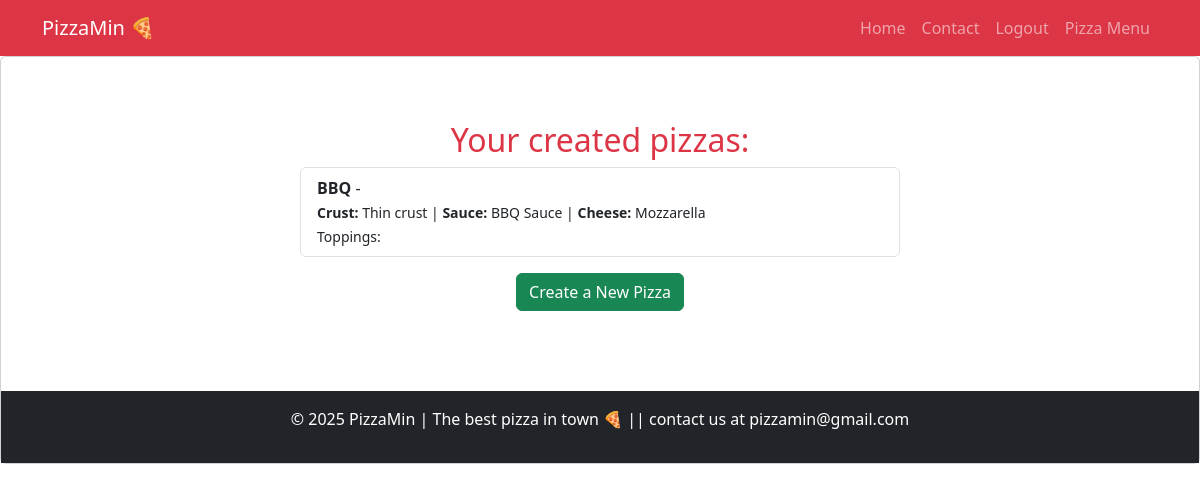
/pizzas/ (signed in), run on an earlier commit of the app's database.
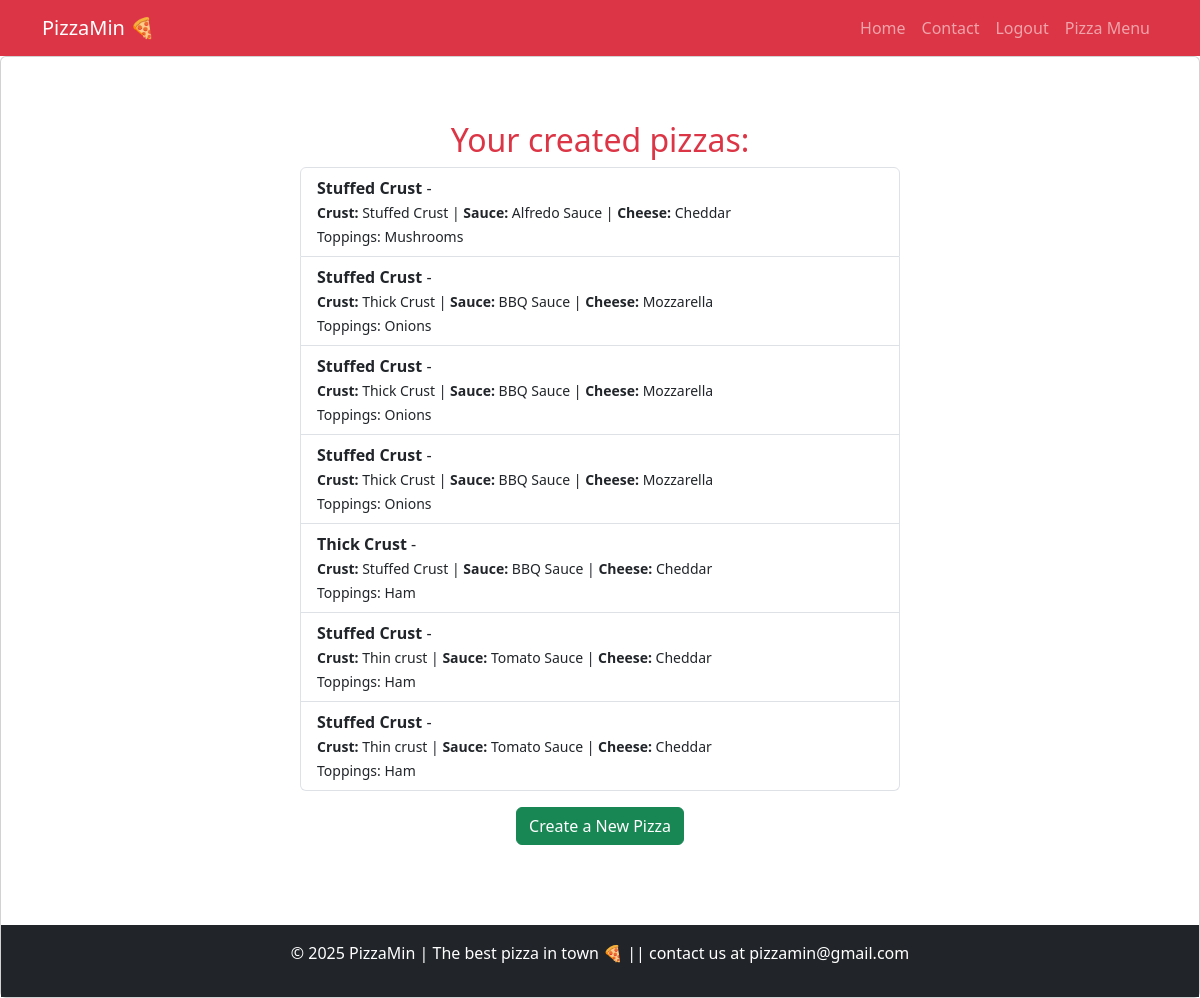
And on a later commit of the database.
### pizzaApp/models.py (models this page shows, shortened)
class Pizza(models.Model):
    name = models.CharField(max_length=100)
    size = models.ForeignKey(Size, on_delete=models.CASCADE)
    crust = models.ForeignKey(Crust, on_delete=models.CASCADE)
    sauce = models.ForeignKey(Sauce, on_delete=models.CASCADE)
    cheese = models.ForeignKey(Cheese, on_delete=models.CASCADE)
    toppings = models.ManyToManyField(Topping)
    created_by = models.ForeignKey(User, on_delete=models.CASCADE)
    created_at = models.DateTimeField(auto_now_add=True)

class Crust(models.Model):
    name = models.CharField(max_length=20, unique=True)
    def __str__(self):
        return self.name

class Sauce(models.Model):
    name = models.CharField(max_length=20, unique=True)
    def __str__(self):
        return self.name

class Cheese(models.Model):
    name = models.CharField(max_length=20, unique=True)
    def __str__(self):
        return self.name

class Topping(models.Model):
    name = models.CharField(max_length=50, unique=True)

### pizzaApp/views.py (the view)
# urls.py: path("pizzas/", views.pizza_list, name="pizza_list"),
@login_required
def pizza_list(request):
    pizzas = Pizza.objects.filter(created_by=request.user)
    return render(request, "pizza_list.html", {"pizzas": pizzas})

### pizzaApp/templates/pizza_list.html
{% extends "base.html" %}
{% block content %}
<div class="container mt-5">
    <h2 class="text-center text-danger">Your created pizzas:</h2>
    <ul class="list-group mx-auto" style="max-width: 600px;">
        {% for pizza in pizzas %}
            <li class="list-group-item">
                <strong>{{ pizza.name }}</strong> - {{ pizza.get_size_display }} <br>
                <small>
                    <strong>Crust:</strong> {{ pizza.crust }} |
                    <strong>Sauce:</strong> {{ pizza.sauce }} |
                    <strong>Cheese:</strong> {{ pizza.cheese }}
                </small><br>
                <small>Toppings:
                    {% for topping in pizza.toppings.all %}
                        {{ topping.name }}{% if not forloop.last %}, {% endif %}
                    {% endfor %}
                </small>
            </li>
        {% endfor %}
    </ul>
    <p class="text-center mt-3">
        <a href="{% url 'create_pizza' %}" class="btn btn-success">Create a New Pizza</a>
    </p>
</div>
{% endblock %}

What changed in the data, as far as the page shows it:
removed Pizza: name "BBQ", crust "Thin crust", sauce "BBQ Sauce", cheese "Mozzarella"
added Pizza: name "Stuffed Crust", crust "Stuffed Crust", sauce "Alfredo Sauce", cheese "Cheddar"
now on this page (row unchanged): Topping: name "Mushrooms", shown under "Stuffed Crust"
added Pizza: name "Stuffed Crust", crust "Thick Crust", sauce "BBQ Sauce", cheese "Mozzarella"
now on this page (row unchanged): Topping: name "Onions"
added Pizza: name "Stuffed Crust", crust "Thick Crust", sauce "BBQ Sauce", cheese "Mozzarella"
added Pizza: name "Stuffed Crust", crust "Thick Crust", sauce "BBQ Sauce", cheese "Mozzarella"
added Pizza: name "Thick Crust", crust "Stuffed Crust", sauce "BBQ Sauce", cheese "Cheddar"
now on this page (row unchanged): Topping: name "Ham"
added Pizza: name "Stuffed Crust", crust "Thin crust", sauce "Tomato Sauce", cheese "Cheddar"
added Pizza: name "Stuffed Crust", crust "Thin crust", sauce "Tomato Sauce", cheese "Cheddar"
